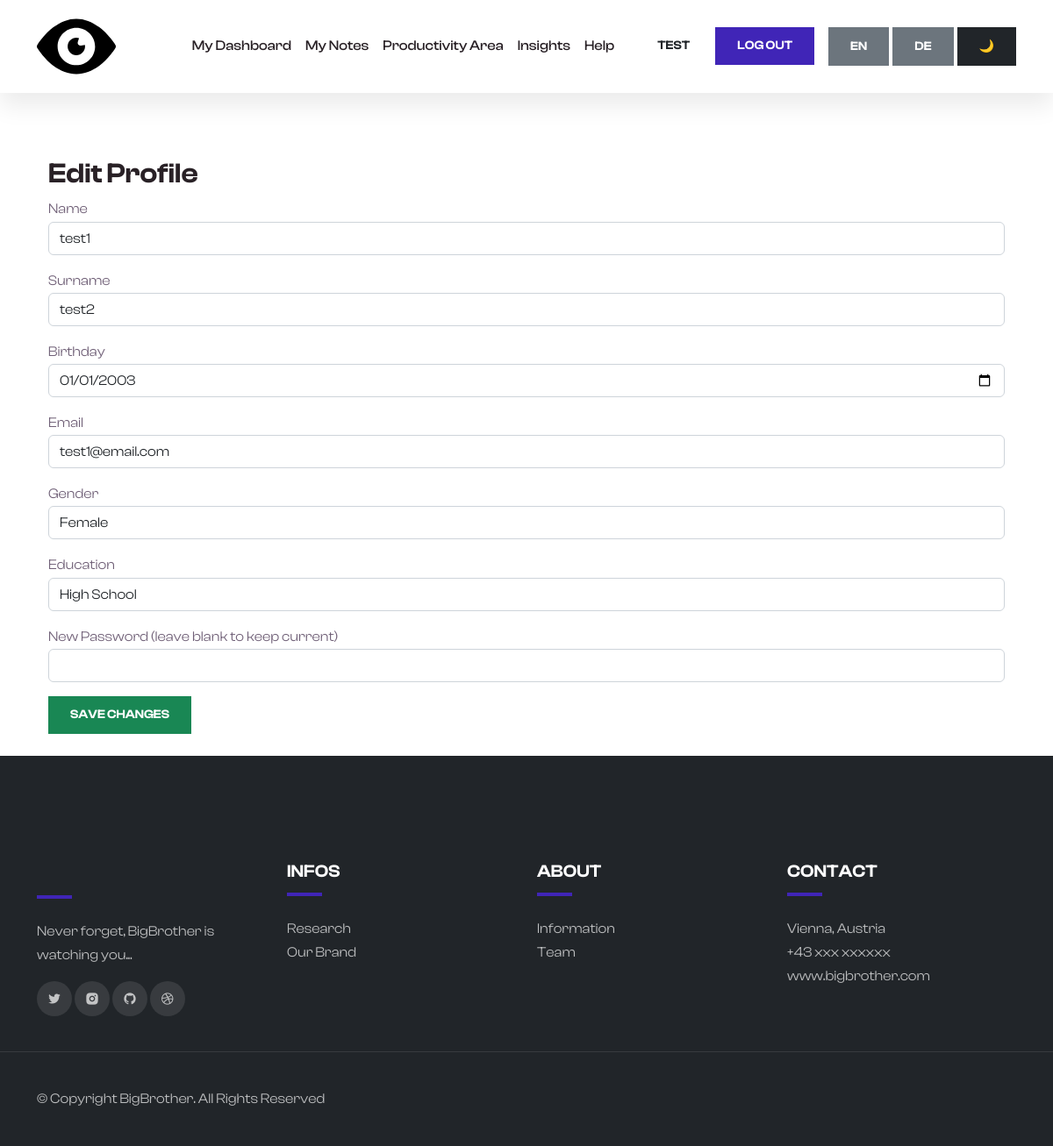
/edit-user.php (signed in), run on an earlier commit of the app's database.
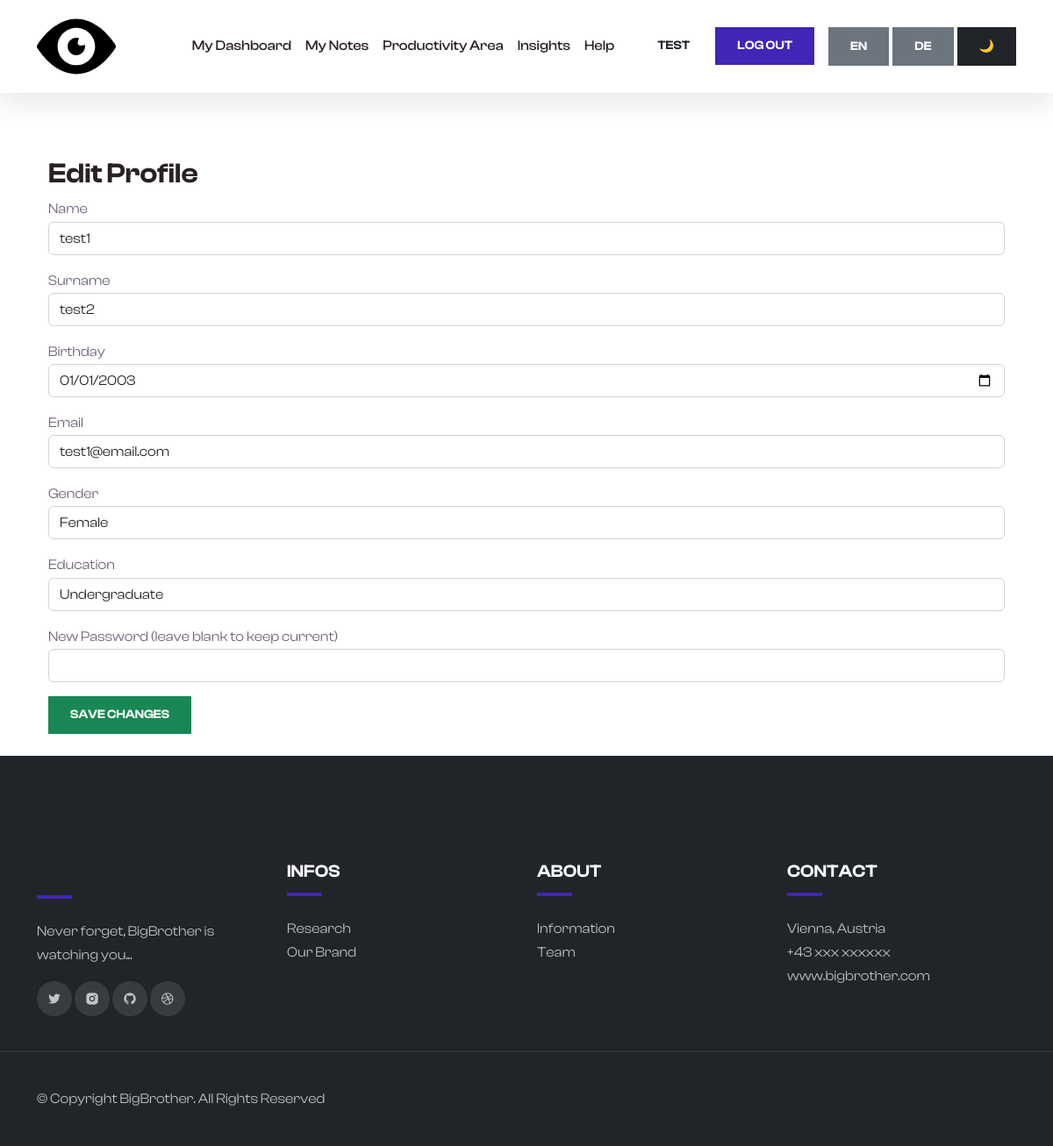
And on a later commit of the database.
### tables this page shows
CREATE TABLE `users` (
  `id` int(11) NOT NULL,
  `username` varchar(100) NOT NULL,
  `password` varchar(255) NOT NULL,
  `streak` int(11) DEFAULT 0,
  `role` enum('user','admin') DEFAULT 'user',
  `name` varchar(50) DEFAULT NULL,
  `surname` varchar(50) DEFAULT NULL,
  `birthday` date DEFAULT NULL,
  `email` varchar(100) DEFAULT NULL,
  `gender` varchar(10) DEFAULT NULL,
  `education` varchar(50) DEFAULT NULL
);

### edit-user.php (the view, shortened to what this page needs)
<?php
include_once "includes/db.php";
$username = $_SESSION["username"];
$stmt = $pdo->prepare("SELECT * FROM users WHERE username = :username");
$stmt->execute([':username' => $username]);
$user = $stmt->fetch(PDO::FETCH_ASSOC);
?>
<?php
include "includes/header.php";
include "includes/nav.php";
?>
<div class="container mt-5" style="background-color: white; border-radius: 15px; padding: 25px;">
    <h2>Edit Profile</h2>
    <form method="POST">
        <div class="mb-3">
            <label>Name</label>
            <input type="text" name="name" class="form-control" value="<?= htmlspecialchars($user['name']) ?>" required>
        </div>
        <div class="mb-3">
            <label>Surname</label>
            <input type="text" name="surname" class="form-control" value="<?= htmlspecialchars($user['surname']) ?>" required>
        </div>
        <div class="mb-3">
            <label>Birthday</label>
            <input type="date" name="birthday" class="form-control" value="<?= htmlspecialchars($user['birthday']) ?>" required>
        </div>
        <div class="mb-3">
            <label>Email</label>
            <input type="email" name="email" class="form-control" value="<?= htmlspecialchars($user['email']) ?>" required>
        </div>
        <div class="mb-3">
            <label>Gender</label>
            <select name="gender" class="form-control" required>
                <option value="Female" <?= $user['gender'] == 'Female' ? 'selected' : '' ?>>Female</option>
            </select>
        </div>
        <div class="mb-3">
            <label>Education</label>
            <select name="education" class="form-control" required>
                <option value="High School" <?= $user['education'] == 'High School' ? 'selected' : '' ?>>High School</option>
                <option value="Undergraduate" <?= $user['education'] == 'Undergraduate' ? 'selected' : '' ?>>Undergraduate</option>
            </select>
        </div>
        <div class="mb-3">
            <label>New Password (leave blank to keep current)</label>
            <input type="password" name="password" class="form-control">
        </div>
        <button class="btn btn-success" type="submit">Save Changes</button>
    </form>
</div>
<?php include "includes/footer.php"; ?>

What changed in the data, as far as the page shows it:
changed users "test1": education "High School" → "Undergraduate"
